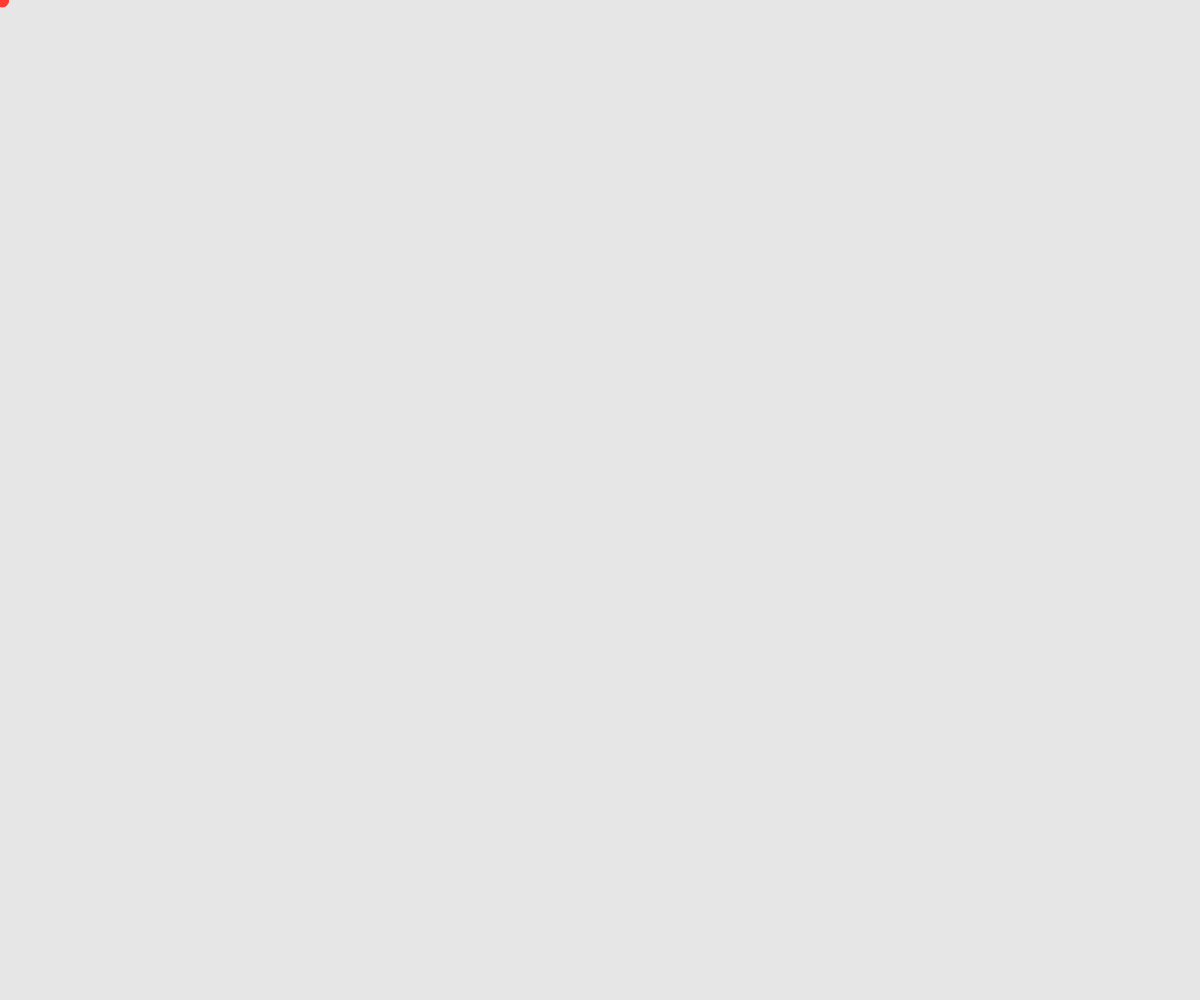
Frame 1 (no input)
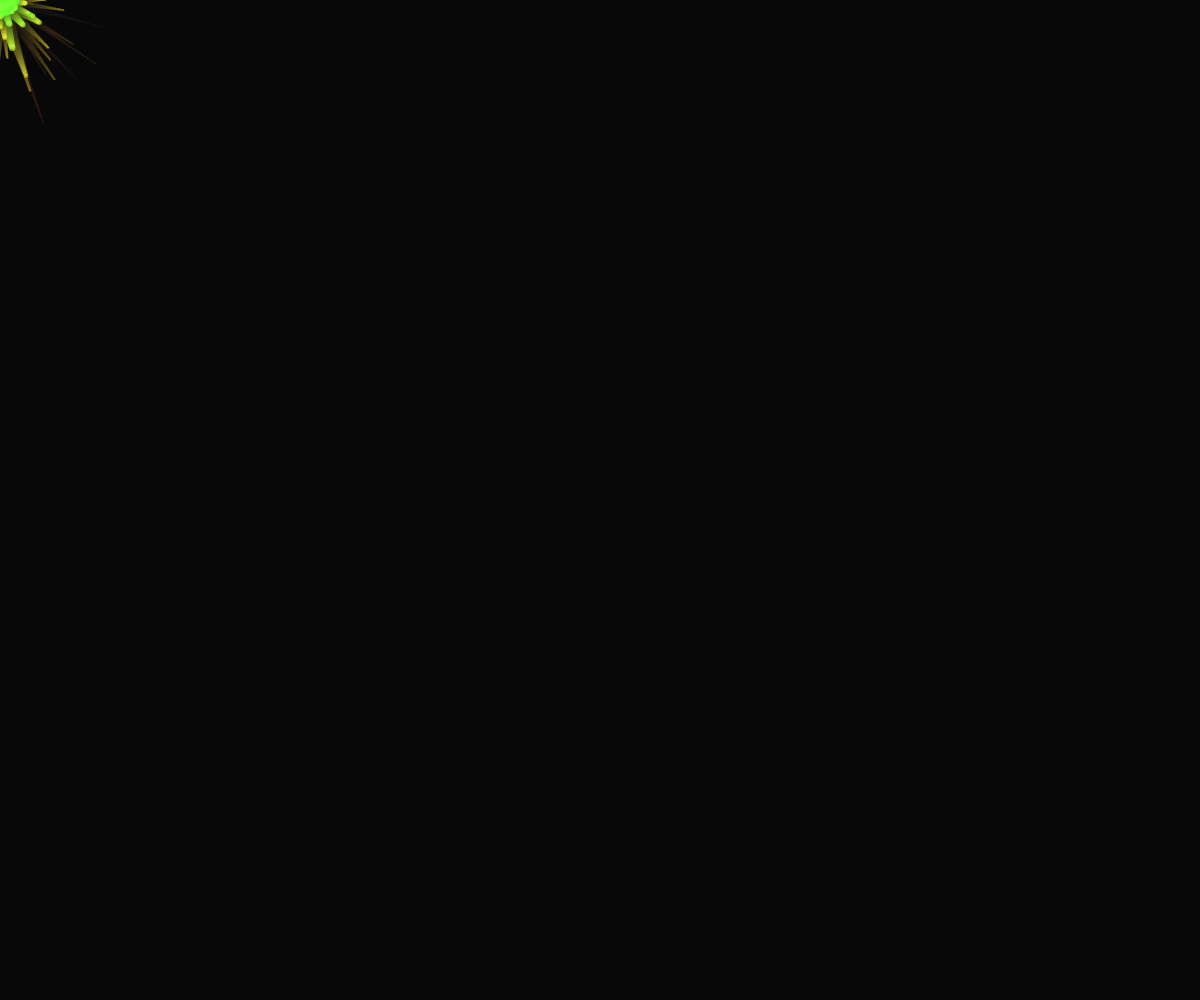
Frame 60 (no input)
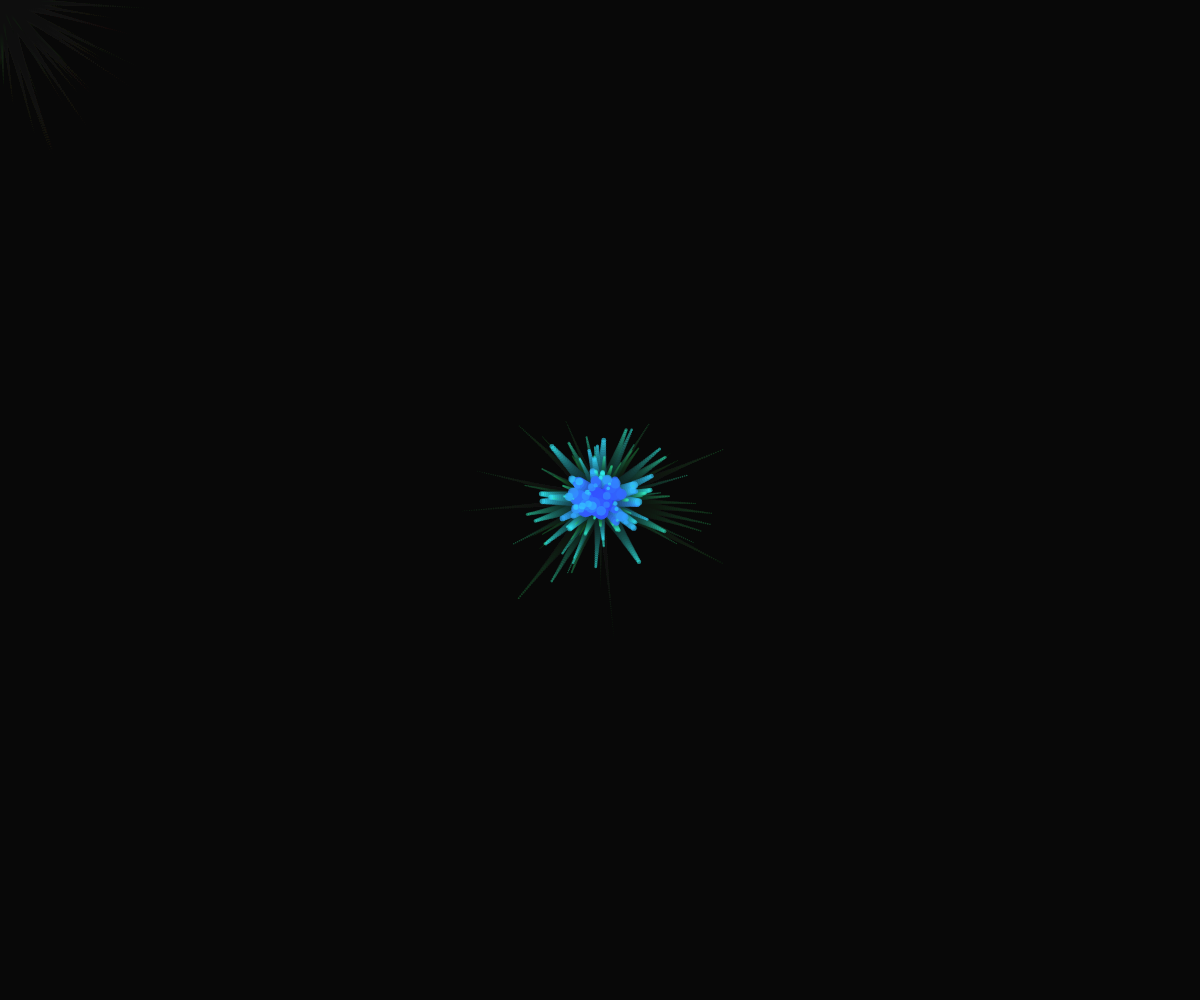
Frame 120 (the mouse pressed at the canvas centre since frame 60)

The p5.js sketch that drew these frames (run headless with seeded random() and noise() and a simulated clock; from frame 60 on, the mouse is pressed at the canvas centre):

// p5.js sketch
// ── sketch.js
/**
 * Interactive Particle Trail
 *
 * Generates a vibrant, fading particle stream following the cursor.
 * Uses HSB color mode for dynamic hue cycling and vector math for physics.
 */

const particles = [];

function setup() {
  createCanvas(windowWidth, windowHeight);
  colorMode(HSB, 360, 100, 100, 100);
  noStroke();
}

function draw() {
  // Semi-transparent background creates the trailing effect
  background(0, 0, 5, 10);

  // Spawn new particles at cursor position
  for (let i = 0; i < 3; i++) {
    particles.push(new Particle(mouseX, mouseY));
  }

  // Update and render active particles
  for (let i = particles.length - 1; i >= 0; i--) {
    const p = particles[i];
    p.update();
    p.show();
    if (p.isDead()) {
      particles.splice(i, 1);
    }
  }
}

function windowResized() {
  resizeCanvas(windowWidth, windowHeight);
}

class Particle {
  constructor(x, y) {
    this.pos = createVector(x, y);
    // Random direction with varying speed
    this.vel = p5.Vector.random2D().mult(random(0.5, 2.5));
    this.size = random(10, 25);
    // Cycle hue based on frame count for rainbow effect
    this.hue = (frameCount * 2) % 360;
    this.alpha = 100;
  }

  update() {
    this.pos.add(this.vel);
    this.size *= 0.95; // Shrink over time
    this.alpha -= 1.5; // Fade out
  }

  show() {
    fill(this.hue, 80, 100, this.alpha);
    ellipse(this.pos.x, this.pos.y, this.size);
  }

  isDead() {
    return this.alpha <= 0;
  }
}
